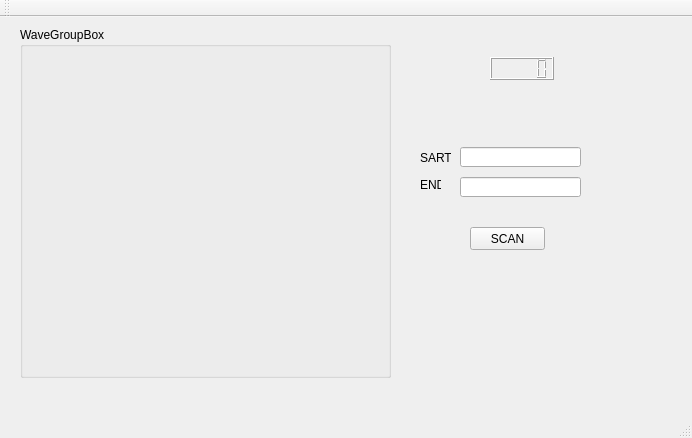
<?xml version="1.0" encoding="UTF-8"?>
<ui version="4.0">
 <class>WaveMainWindow</class>
 <widget class="QMainWindow" name="WaveMainWindow">
  <property name="geometry">
   <rect>
    <x>0</x>
    <y>0</y>
    <width>692</width>
    <height>438</height>
   </rect>
  </property>
  <property name="windowTitle">
   <string>WaveMainWindow</string>
  </property>
  <widget class="QWidget" name="centralWidget">
   <widget class="QGroupBox" name="WavegroupBox">
    <property name="geometry">
     <rect>
      <x>20</x>
      <y>10</y>
      <width>371</width>
      <height>351</height>
     </rect>
    </property>
    <property name="title">
     <string>WaveGroupBox</string>
    </property>
   </widget>
   <widget class="QLCDNumber" name="lcdNumber">
    <property name="geometry">
     <rect>
      <x>490</x>
      <y>40</y>
      <width>64</width>
      <height>23</height>
     </rect>
    </property>
   </widget>
   <widget class="QPushButton" name="StartpushButton">
    <property name="geometry">
     <rect>
      <x>470</x>
      <y>210</y>
      <width>75</width>
      <height>23</height>
     </rect>
    </property>
    <property name="text">
     <string>SCAN</string>
    </property>
   </widget>
   <widget class="QLineEdit" name="lineEdit">
    <property name="geometry">
     <rect>
      <x>460</x>
      <y>130</y>
      <width>121</width>
      <height>20</height>
     </rect>
    </property>
   </widget>
   <widget class="QLineEdit" name="lineEdit_2">
    <property name="geometry">
     <rect>
      <x>460</x>
      <y>160</y>
      <width>121</width>
      <height>20</height>
     </rect>
    </property>
   </widget>
   <widget class="QLabel" name="label">
    <property name="geometry">
     <rect>
      <x>420</x>
      <y>130</y>
      <width>31</width>
      <height>21</height>
     </rect>
    </property>
    <property name="text">
     <string>SART</string>
    </property>
   </widget>
   <widget class="QLabel" name="label_2">
    <property name="geometry">
     <rect>
      <x>420</x>
      <y>160</y>
      <width>21</width>
      <height>16</height>
     </rect>
    </property>
    <property name="text">
     <string>END</string>
    </property>
   </widget>
  </widget>
  <widget class="QMenuBar" name="menuBar">
   <property name="geometry">
    <rect>
     <x>0</x>
     <y>0</y>
     <width>692</width>
     <height>23</height>
    </rect>
   </property>
  </widget>
  <widget class="QToolBar" name="mainToolBar">
   <attribute name="toolBarArea">
    <enum>TopToolBarArea</enum>
   </attribute>
   <attribute name="toolBarBreak">
    <bool>false</bool>
   </attribute>
  </widget>
  <widget class="QStatusBar" name="statusBar"/>
 </widget>
 <layoutdefault spacing="6" margin="11"/>
 <resources/>
 <connections/>
</ui>
